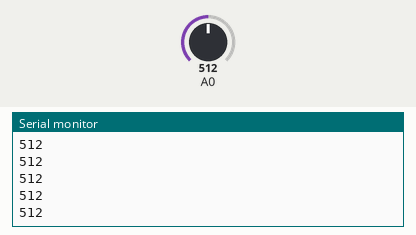
Simulated run of this sketch. Board: Arduino Uno, built with avr-gcc and run on an emulated ATmega328P. Shown: the last lines printed to the serial monitor. The test bench sets the inputs (shaded band); at power-on: A0 = 512.

Above: at 1.2 s.
1.3 s: A0 set to 716
At 1.31 s:
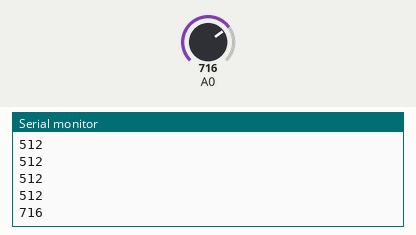
2.8 s: A0 set to 900
At 2.81 s:
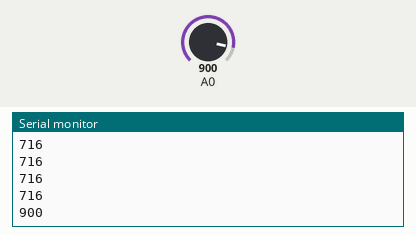
Timing chart, 0 to 5.8 s (numbered marks = the images above; inputs shaded):
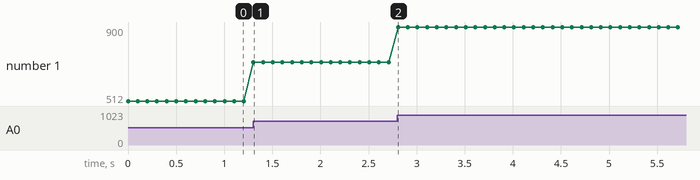

Measured:
- after the input at 1.3 s, the serial monitor: prints a new line at once (image 1)
- after the input at 2.8 s, the serial monitor: prints a new line at once (image 2)
- plotted number 1: 512 → 716 after the input at 1.3 s, 716 → 900 after the input at 2.8 s

The sketch:

light_sensor.ino
```cpp
// 越大越亮

void setup()
{
   Serial.begin(9600); // 打开串口，设置波特率为9600 bps
}
void loop()
{
   int val;
   val=analogRead(0);   //传感器接于模拟口0
   Serial.println(val,DEC);//从串口发送数据并换行
   delay(100);
}
```
